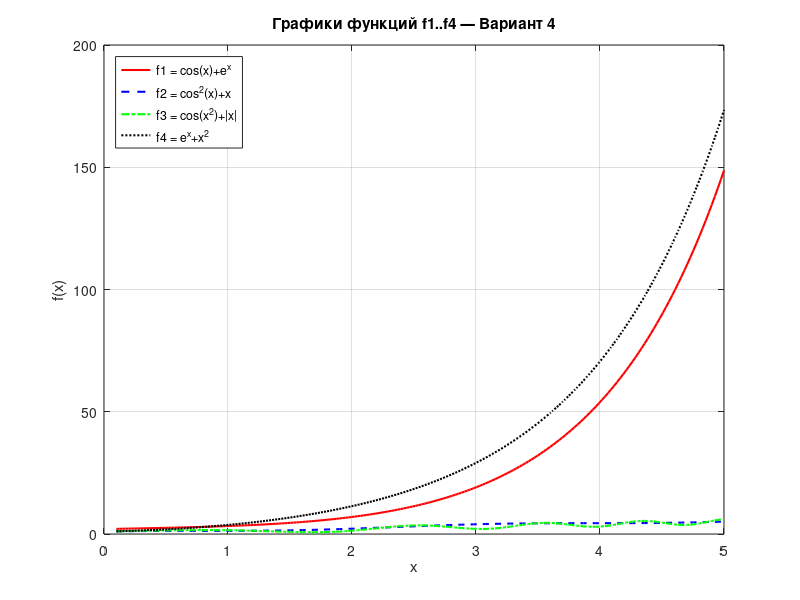
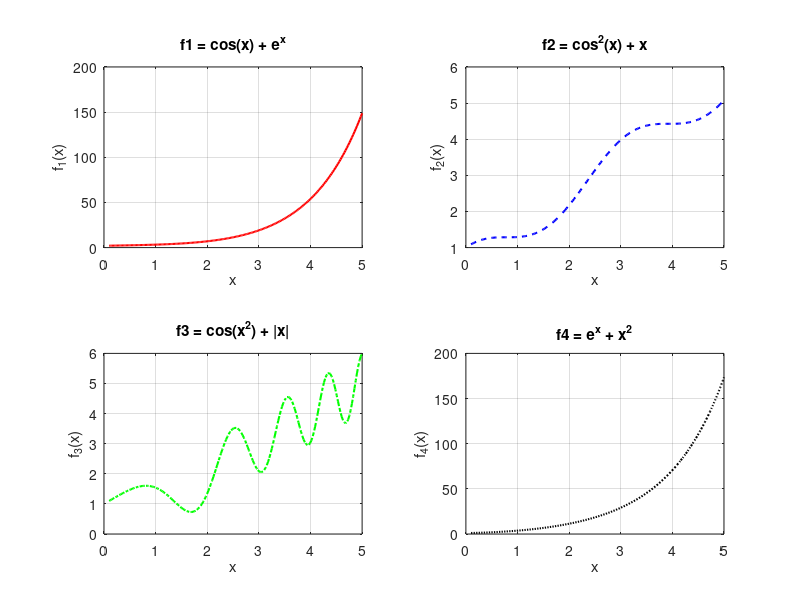

Here is the MATLAB script that generated these plots, in order: (Note: this script raises an error after producing the figures.)
% Лабораторная 7

clc; clear; close all;

% Вектор-строка из 4 произвольных элементов
v = [3, -7, 12, 5];

% Вектор-столбец из 4 произвольных элементов
w = [2; 8; -1; 4];

% Произвольная матрица 4x4
m = [1 2 3 4; 5 6 7 8; -1 0 2 3; 4 -2 1 6];

disp('Вектор-строка v:'); disp(v)
disp('Вектор-столбец w:'); disp(w)
disp('Матрица m:'); disp(m)


Z = zeros(4,4);      % матрица с нулевыми элементами
O = ones(4,4);       % матрица с единичными элементами (все элементы = 1)
R = rand(4,4);       % матрица со случайными значениями (равномерное распределение [0,1])
I = eye(4,4);        % матрица с единичными диагональными элементами (единичная матрица)

disp('Нулевая матрица Z:'); disp(Z)
disp('Матрица единиц O:'); disp(O)
disp('Случайная матрица R:'); disp(R)
disp('Единичная матрица I:'); disp(I)


v_mean = mean(v);          % среднее значение
v_sum  = sum(v);           % сумма элементов
v_sorted = sort(v);        % сортировка по возрастанию

fprintf('Среднее значение v = %.4f\n', v_mean);
fprintf('Сумма элементов v = %.4f\n', v_sum);
disp('Отсортированный вектор v:'); disp(v_sorted)


m_max = max(m(:));   % максимальный элемент всей матрицы
m_min = min(m(:));   % минимальный элемент всей матрицы

fprintf('Максимальный элемент m = %d\n', m_max);
fprintf('Минимальный элемент m = %d\n', m_min);


m2 = [2 0 1 1; 1 3 0 2; 0 1 4 1; 2 2 1 3];   % вторая матрица для операций

C_add = m + m2;              % сложение
C_sub = m - m2;               % вычитание
C_mul = m * m2;                % умножение матриц (обычное, построчное)
C_div = m / m2;                 % деление матриц (эквивалентно m*inv(m2))
C_transpose = m';               % транспонирование

disp('Сложение m+m2:'); disp(C_add)
disp('Вычитание m-m2:'); disp(C_sub)
disp('Умножение m*m2:'); disp(C_mul)
disp('Деление m/m2:'); disp(C_div)
disp('Транспонированная m'':'); disp(C_transpose)


m_inv = inv(m);
disp('Обратная матрица m^-1:'); disp(m_inv)

% Проверка: m * m_inv должна дать единичную матрицу (с точностью до округления)
disp('Проверка m*m^-1 (должна быть ≈ единичная):'); disp(m * m_inv)


m_concat = [m, m2];    % горизонтальное объединение (соединение по столбцам)
disp('Горизонтальная конкатенация [m, m2]:'); disp(m_concat)
disp('Размер результата:'); disp(size(m_concat))    % должно быть 4x8


m_squared = m^2;      % именно матричное возведение в степень (m*m), а не поэлементное
disp('m в квадрате (матричное умножение m*m):'); disp(m_squared)

% Для сравнения - поэлементное возведение в квадрат (другая операция!):
m_squared_elem = m.^2;
disp('Поэлементный квадрат m.^2:'); disp(m_squared_elem)


[rows, cols] = size(m);
fprintf('Число строк: %d, число столбцов: %d\n', rows, cols);


col_max = max(m);          % вектор-строка максимумов каждого столбца
col_min = min(m);          % вектор-строка минимумов каждого столбца
m_sorted_cols = sort(m);   % сортировка КАЖДОГО столбца по отдельности (по возрастанию)
col_sum = sum(m);          % вектор-строка сумм по столбцам
col_prod = prod(m);        % вектор произведений элементов каждого столбца

disp('Максимумы по столбцам:'); disp(col_max)
disp('Минимумы по столбцам:'); disp(col_min)
disp('Матрица с отсортированными столбцами:'); disp(m_sorted_cols)
disp('Суммы по столбцам:'); disp(col_sum)
disp('Произведения по столбцам:'); disp(col_prod)


x = linspace(0.1, 5, 200);   % 0.1, а не 0, т.к. в f2/f3 участвует... 
                               % (для варианта 4 log нет, но x=0 всё равно 
                               % безопасная точка; берём диапазон для наглядности формы функций)

f1 = cos(x) + exp(x);
f2 = cos(x).^2 + x;
f3 = cos(x.^2) + abs(x);
f4 = exp(x) + x.^2;

figure;
plot(x, f1, 'r-',  'LineWidth', 1.5); hold on;
plot(x, f2, 'b--', 'LineWidth', 1.5);
plot(x, f3, 'g-.', 'LineWidth', 1.5);
plot(x, f4, 'k:',  'LineWidth', 1.5);
grid on;

xlabel('x');
ylabel('f(x)');
title('Графики функций f1..f4 — Вариант 4');
legend('f1 = cos(x)+e^x', 'f2 = cos^2(x)+x', 'f3 = cos(x^2)+|x|', 'f4 = e^x+x^2', 'Location', 'northwest');


figure;

subplot(2,2,1);
plot(x, f1, 'r-', 'LineWidth', 1.5);
grid on;
xlabel('x'); ylabel('f_1(x)');
title('f1 = cos(x) + e^x');

subplot(2,2,2);
plot(x, f2, 'b--', 'LineWidth', 1.5);
grid on;
xlabel('x'); ylabel('f_2(x)');
title('f2 = cos^2(x) + x');

subplot(2,2,3);
plot(x, f3, 'g-.', 'LineWidth', 1.5);
grid on;
xlabel('x'); ylabel('f_3(x)');
title('f3 = cos(x^2) + |x|');

subplot(2,2,4);
plot(x, f4, 'k:', 'LineWidth', 1.5);
grid on;
xlabel('x'); ylabel('f_4(x)');
title('f4 = e^x + x^2');

sgtitle('Графики функций варианта 4 в отдельных окнах (subplot)');
